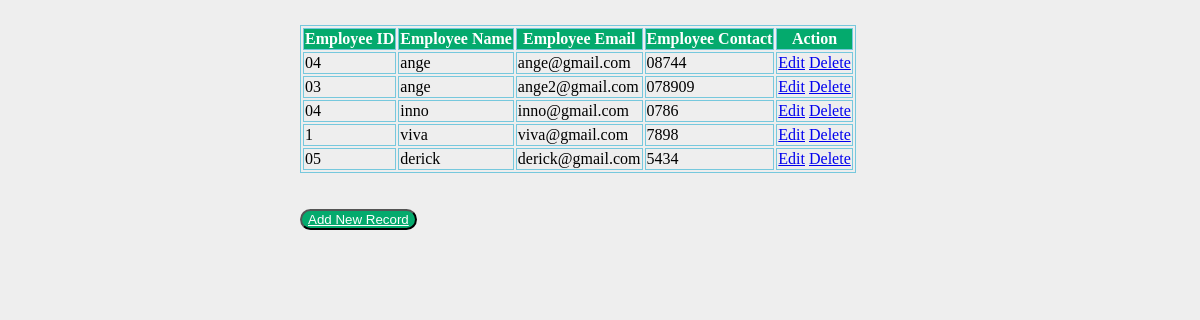
The page /show on the database its author committed.
### employee/models.py (models this page shows, shortened)
class Employee(models.Model):
    eid = models.CharField(max_length=20)
    ename = models.CharField(max_length=100)
    eemail = models.EmailField()
    econtact = models.CharField(max_length=15)
    class Meta:
        db_table = "employee"

### employee/views.py (the view)
# urls.py: path('show',views.show),
def show(request):
    employees = Employee.objects.all()
    return render(request,"show.html",{'employees':employees})

### employee/templates/show.html (shortened to what this page needs)
<!DOCTYPE html>
<html lang="en">
<head>
    {% load static %}
    <link rel="stylesheet" href="{% static 'css/style.css' %}">
</head>
<body>
    <table>
        <thead>
            <tr>
                <th>Employee ID</th>
                <th>Employee Name</th>
                <th>Employee Email</th>
                <th>Employee Contact</th>
                <th>Action</th>
            </tr>
        </thead>
        <tbody>
            {% for employee in employees %}
            <tr>
                <td>{{ employee.eid }}</td>
                <td>{{employee.ename}}</td>
                <td>{{employee.eemail}}</td>
                <td>{{employee.econtact}}</td>
                <td>
                    <a href="/edit/{{ employee.id }}">Edit</a>
                    <a href="/delete/{{employee.id}}">Delete</a>
                </td>
            </tr>
            {% endfor %}
        </tbody>
    </table>
    <br>
    <br>
    <button><a style="color:white;" href="/emp">Add New Record</a></button>
</body>
</html>

### employee/static/css/style.css (style rules this page uses)
body { background: #eee; height: 100%; margin: 25px 0; padding-left: 300px; }
table, th, td { border: 1px solid rgb(118, 200, 221); }
th { background-color: #04AA6D; color: white; }
button { border-radius: 12px; color: rgb(41, 9, 226); background-color: #04AA6D; cursor: pointer; }

### rows shown on the page
Employee: eid "04", ename "ange", eemail "ange@gmail.com", econtact "08744"
Employee: eid "03", ename "ange", eemail "ange2@gmail.com", econtact "078909"
Employee: eid "04", ename "inno", eemail "inno@gmail.com", econtact "0786"
Employee: eid "1", ename "viva", eemail "viva@gmail.com", econtact "7898"
Employee: eid "05", ename "derick", eemail "derick@gmail.com", econtact "5434"
